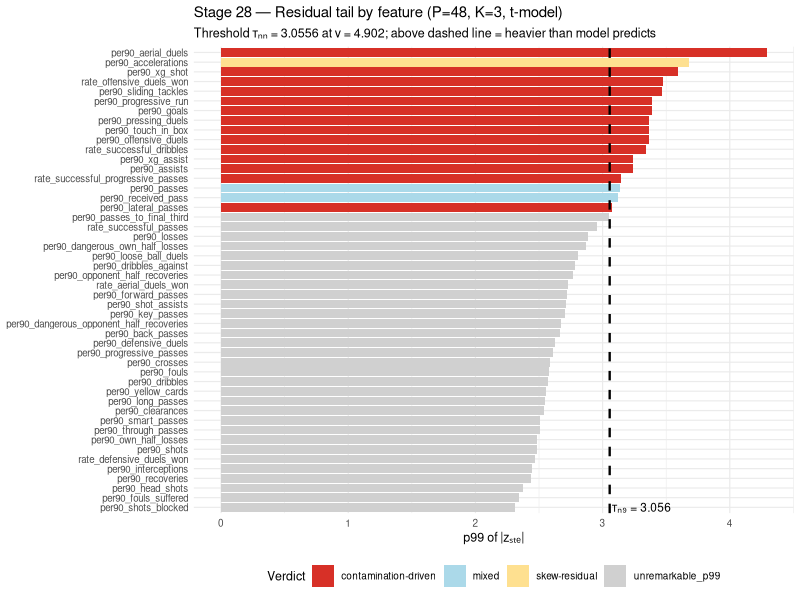

The R source for this figure: (Note: this script raises an error after producing the figure.)
suppressPackageStartupMessages(library(ggplot2))
suppressPackageStartupMessages(library(dplyr))

fs  <- read.csv("outputs/tables/29_residual_feature_summary.csv",
                stringsAsFactors = FALSE)
tri <- read.csv("outputs/tables/29_residual_skew_triangulation.csv",
                stringsAsFactors = FALSE)

# Defensive: drop any row where verdict is NA before plotting
tri_plot <- tri |>
  filter(!is.na(verdict)) |>
  mutate(feature = factor(feature, levels = rev(fs$feature[order(-fs$p99_abs)])))

cat("Verdict distribution used for plot:\n")
print(table(tri_plot$verdict))
cat("Any NA in feature factor:", any(is.na(tri_plot$feature)), "\n")

tau_99 <- tri$tau_99_val[1]
nu_hat <- 4.9023   # from 28_diagnostics_cache.csv

verdict_colours <- c(
  "contamination-driven" = "#d73027",
  "season-driven"        = "#fc8d59",
  "skew-residual"        = "#fee090",
  "mixed"                = "#abd9e9",
  "unremarkable_p99"     = "#d0d0d0"
)

p_bar <- ggplot(tri_plot, aes(x = p99_abs, y = feature, fill = verdict)) +
  geom_col() +
  geom_vline(xintercept = tau_99, linetype = "dashed", colour = "black",
             linewidth = 0.8) +
  annotate("text", x = tau_99 + 0.02, y = 1, hjust = 0, size = 3,
           label = sprintf("τₙ₉ = %.3f", tau_99)) +
  scale_fill_manual(values = verdict_colours, name = "Verdict",
                    na.value = NA, drop = TRUE) +
  labs(
    title    = "Stage 28 — Residual tail by feature (P=48, K=3, t-model)",
    subtitle = sprintf(
      "Threshold τₙₙ = %.4f at ν = %.3f; above dashed line = heavier than model predicts",
      tau_99, nu_hat),
    x = "p99 of |zₛₜₑ|", y = NULL
  ) +
  theme_minimal(base_size = 9) +
  theme(legend.position = "bottom", axis.text.y = element_text(size = 7))

ggplot2::ggsave("outputs/figures/29_residual_p99_barchart.png", p_bar,
                width = 12, height = 10, dpi = 150)
message("Saved: outputs/figures/29_residual_p99_barchart.png")
